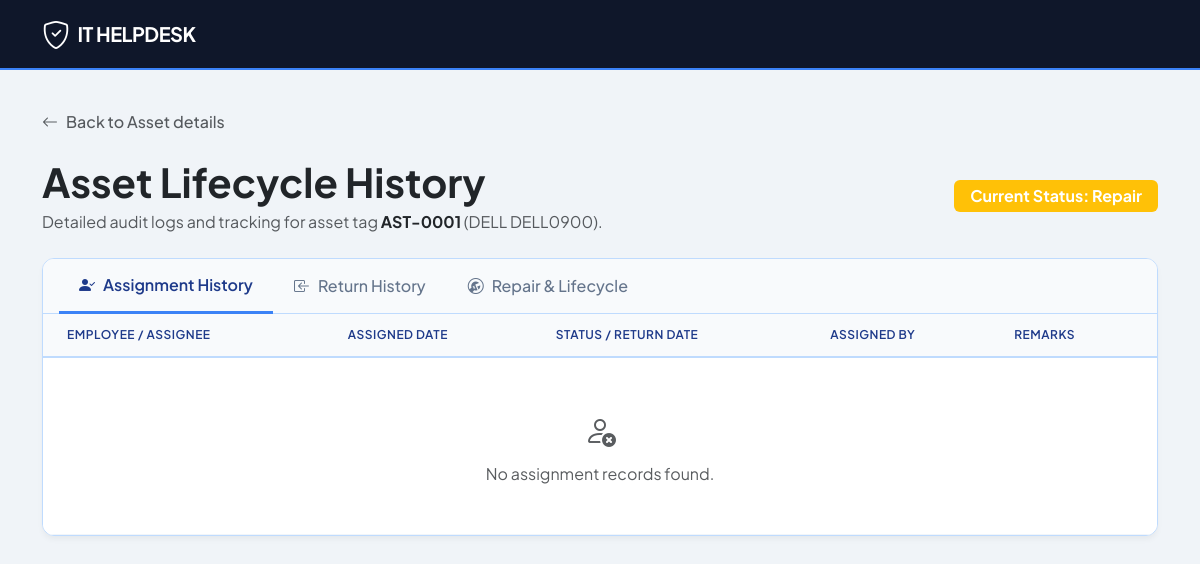
/assets/1/history/ (signed in), run on the app's committed database.
### assets/models.py (models this page shows, shortened)
class Asset(models.Model):
    ASSET_TYPE_CHOICES = [
        ('Laptop', 'Laptop'),
        ('Desktop', 'Desktop'),
        ('Printer', 'Printer'),
        ('Monitor', 'Monitor'),
        ('Scanner', 'Scanner'),
        ('Router', 'Router'),
        ('Switch', 'Switch'),
        ('Server', 'Server'),
        ('UPS', 'UPS'),
        ('Other', 'Other'),
    ]
    STATUS_CHOICES = [
        ('Available', 'Available'),
        ('Assigned', 'Assigned'),
        ('Repair', 'Repair'),
        ('Scrap', 'Scrap'),
        ('Lost', 'Lost'),
    ]
    asset_id = models.CharField(max_length=20, unique=True, null=True, blank=True)
    asset_type = models.CharField(max_length=50, choices=ASSET_TYPE_CHOICES)
    brand = models.CharField(max_length=100)
    model = models.CharField(max_length=100)
    serial_number = models.CharField(max_length=100, unique=True)
    purchase_date = models.DateField()
    warranty_expiry = models.DateField()
    status = models.CharField(max_length=20, choices=STATUS_CHOICES, default='Available')
    location = models.CharField(max_length=100, blank=True, null=True)
    remarks = models.TextField(blank=True, null=True)
    created_at = models.DateTimeField(auto_now_add=True)

### assets/views.py (the view)
# urls.py: path('<int:pk>/history/', views.asset_history, name='asset_history'),
@login_required
def asset_history(request, pk):
    verify_asset_manager(request.user)
    asset = get_object_or_404(Asset, pk=pk)
    assignments = asset.assignments.select_related('employee', 'assigned_by').all().order_by('-assigned_date')
    returns = assignments.filter(return_date__isnull=False)
    repair_and_lifecycle = asset.activities.select_related('actor').filter(
        Q(action__icontains="Repair") |
        Q(action__icontains="Scrap") |
        Q(action__icontains="Lost") |
        Q(action__icontains="Status changed")
    ).order_by('-timestamp')
    context = {
        'asset': asset,
        'assignments': assignments,
        'returns': returns,
        'repair_and_lifecycle': repair_and_lifecycle,
        'user_role': get_user_role(request.user),
    }
    return render(request, 'assets/asset_history.html', context)

### accounts/models.py (called while the page is built)
def get_user_role(user):
    if user.is_superuser:
        return UserProfile.Role.ADMIN
    try:
        return UserProfile.Role(user.profile.role)
    except UserProfile.DoesNotExist:
        return UserProfile.Role.IT_SUPPORT if user.is_staff else UserProfile.Role.EMPLOYEE

def user_is_admin(user):
    return user.is_authenticated and get_user_role(user) == UserProfile.Role.ADMIN

def user_can_manage_tickets(user):
    return user_is_admin(user) or user_is_it_support(user)

### assets/views.py (called while the page is built)
def verify_asset_manager(user):
    if not user_can_manage_tickets(user):
        raise PermissionDenied("You do not have permission to access the Asset Management Module.")

### assets/templates/assets/asset_history.html (shortened to what this page needs)
<!DOCTYPE html>
<html lang="en">
<head>
    <link href="https://cdn.jsdelivr.net/npm/bootstrap@5.3.3/dist/css/bootstrap.min.css" rel="stylesheet">
    <link href="https://cdn.jsdelivr.net/npm/bootstrap-icons@1.11.3/font/bootstrap-icons.min.css" rel="stylesheet">
</head>
<body>
    <nav class="navbar navbar-expand-lg navbar-dark sticky-top">
        <div class="container">
            <a class="navbar-brand d-flex align-items-center gap-2" href="/">
                <i class="bi bi-shield-check fs-3"></i>
                <span>IT HELPDESK</span>
            </a>
        </div>
    </nav>
    <div class="container main-container">
        <div class="mb-4">
            <a href="{% url 'asset_detail' asset.id %}" class="text-decoration-none text-muted fw-medium d-flex align-items-center gap-2">
                <i class="bi bi-arrow-left"></i>
                <span>Back to Asset details</span>
            </a>
        </div>
        <div class="d-flex justify-content-between align-items-center mb-4">
            <div>
                <h1 class="fw-bold text-dark mb-1">Asset Lifecycle History</h1>
                <p class="text-muted mb-0">Detailed audit logs and tracking for asset tag <strong class="text-dark">{{ asset.asset_id }}</strong> ({{ asset.brand }} {{ asset.model }}).</p>
            </div>
            <span class="badge {% if asset.status == 'Available' %}bg-success{% elif asset.status == 'Assigned' %}bg-primary{% else %}bg-warning{% endif %} fs-6 py-2 px-3">
                Current Status: {{ asset.status }}
            </span>
        </div>
        <div class="card history-card">
            <ul class="nav nav-tabs" id="historyTabs" role="tablist">
                <li class="nav-item" role="presentation">
                    <button class="nav-link active" id="assignment-tab" data-bs-toggle="tab" data-bs-target="#assignment" type="button" role="tab" aria-controls="assignment" aria-selected="true">
                        <i class="bi bi-person-check-fill me-2"></i>Assignment History
                    </button>
                </li>
                <li class="nav-item" role="presentation">
                    <button class="nav-link" id="return-tab" data-bs-toggle="tab" data-bs-target="#return" type="button" role="tab" aria-controls="return" aria-selected="false">
                        <i class="bi bi-box-arrow-in-left me-2"></i>Return History
                    </button>
                </li>
                <li class="nav-item" role="presentation">
                    <button class="nav-link" id="repair-tab" data-bs-toggle="tab" data-bs-target="#repair" type="button" role="tab" aria-controls="repair" aria-selected="false">
                        <i class="bi bi-wrench-adjustable-circle me-2"></i>Repair & Lifecycle
                    </button>
                </li>
            </ul>
            <div class="tab-content" id="historyTabsContent">
                <div class="tab-pane fade show active" id="assignment" role="tabpanel" aria-labelledby="assignment-tab">
                    <div class="table-responsive">
                        <table class="table mb-0 align-middle">
                            <thead>
                                <tr>
                                    <th class="ps-4">Employee / Assignee</th>
                                    <th>Assigned Date</th>
                                    <th>Status / Return Date</th>
                                    <th>Assigned By</th>
                                    <th class="pe-4">Remarks</th>
                                </tr>
                            </thead>
                            <tbody>
                                {% for assign in assignments %}
                                <tr>
                                    <td class="ps-4 fw-semibold text-dark">
                                        <i class="bi bi-person me-2 text-secondary"></i>{{ assign.employee.username|default:"Unknown" }}
                                    </td>
                                    <td class="small text-muted">
                                        {{ assign.assigned_date|date:"M d, Y, h:i A" }}
                                    </td>
                                    <td class="small">
                                        {% if assign.return_date %}
                                            <span class="text-success font-monospace"><i class="bi bi-check2-circle me-1"></i>Returned: {{ assign.return_date|date:"M d, Y, h:i A" }}</span>
                                        {% else %}
                                            <span class="badge bg-warning text-dark px-2.5 py-1 fw-semibold"><i class="bi bi-clock-history me-1"></i>Active Assignment</span>
                                        {% endif %}
                                    </td>
                                    <td class="small text-muted">
                                        {{ assign.assigned_by.username|default:"System" }}
                                    </td>
                                    <td class="small text-muted pe-4" style="max-width: 250px; white-space: pre-wrap;">
                                        {{ assign.remarks|default:"-" }}
                                    </td>
                                </tr>
                                {% empty %}
                                <tr>
                                    <td colspan="5" class="text-center py-5 text-muted">
                                        <i class="bi bi-person-x d-block fs-2 mb-2"></i>
                                        <span>No assignment records found.</span>
                                    </td>
                                </tr>
                                {% endfor %}
                            </tbody>
                        </table>
                    </div>
                </div>
            </div>
        </div>
    </div>
</body>
</html>

### assets/templates/assets/asset_history.html (style rules this page uses)
:root { --bs-body-font-family: 'Plus Jakarta Sans', sans-serif; --primary-gradient: linear-gradient(135deg, #1e3a8a 0%, #2563eb 100%); --blue-light: #eff6ff; --blue-border: #bfdbfe; --blue-dark: #1e3a8a; --blue-accent: #3b82f6; }
body { background-color: #f0f4f8; color: #1e293b; min-height: 100vh; }
.navbar { background: #0f172a !important; border-bottom: 2px solid var(--blue-accent); }
.navbar-brand { font-weight: 700; color: #ffffff !important; letter-spacing: -0.5px; }
.main-container { padding-top: 2.5rem; padding-bottom: 4rem; }
.history-card { border: 1px solid var(--blue-border); background: #ffffff; border-radius: 12px; box-shadow: 0 4px 6px -1px rgba(0, 0, 0, 0.05); overflow: hidden; }
.nav-tabs { border-bottom: 1px solid var(--blue-border); background-color: #f8fafc; padding: 0 16px; }
.nav-link { border: none; color: #64748b; font-weight: 500; padding: 14px 20px; margin-bottom: -1px; transition: all 0.2s ease; }
.nav-link.active { color: var(--blue-dark) !important; background: transparent !important; border: none !important; border-bottom: 3px solid var(--blue-accent) !important; font-weight: 600; }
.table th { color: var(--blue-dark); font-weight: 600; text-transform: uppercase; font-size: 0.75rem; letter-spacing: 0.5px; background-color: #f8fafc; border-bottom: 2px solid var(--blue-border); padding: 12px 16px; }
.table td { padding: 16px; vertical-align: middle; border-bottom: 1px solid #f1f5f9; }

### data on the page
Asset: asset_id "AST-0001", brand "DELL", model "DELL0900", status "Repair"
